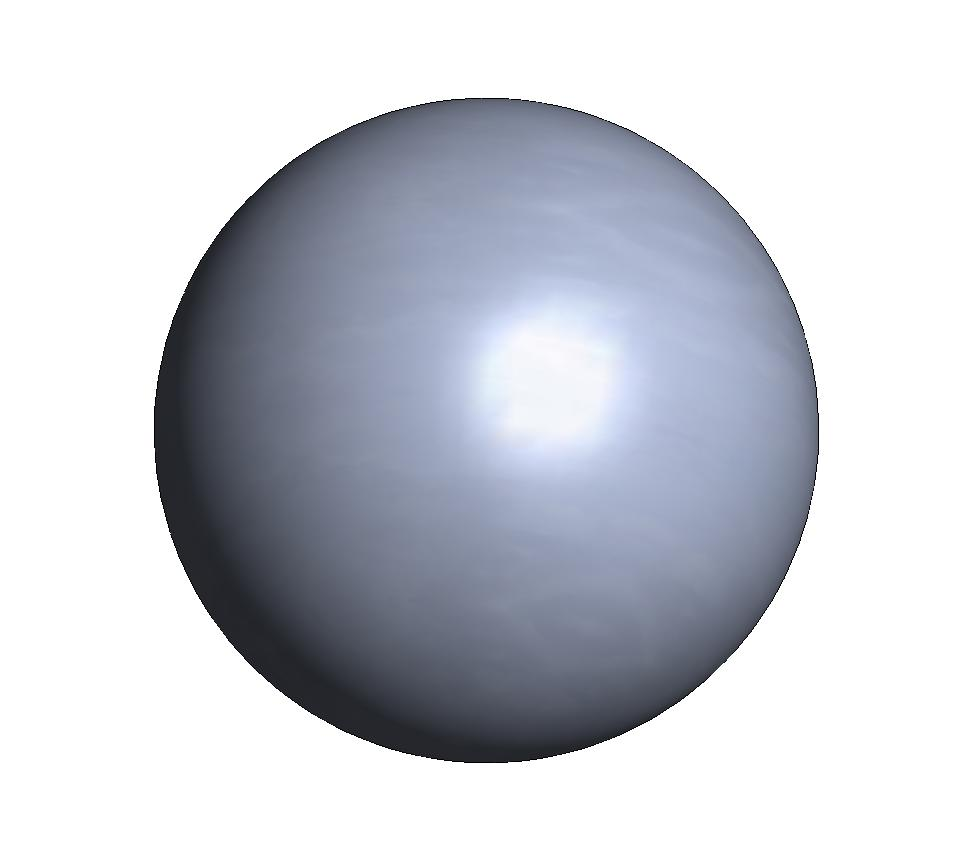
#> input picture ball.jpg, 973 x 861 px
$ python mover-simples.py
#> lines starting #> are read from the running program, lines starting #| are printed output that depends on the picture; after the words box and inside, x2 and y2 are one past the last pixel; in counts of white or black regions, pixels touching at a corner belong together
import cv2
import numpy as np

ball = cv2.imread("ball.jpg")
#> ball is the input picture: shape (861, 973, 3); mean B, G, R 212.3, 204.7, 201.9
ball = cv2.resize(ball, None, fx=0.1, fy=0.1, interpolation = cv2.INTER_LINEAR)
#> ball: shape (86, 97, 3)
rows, cols, channels = ball.shape
#> rows = 86; cols = 97; channels = 3


cap = cv2.VideoCapture(1)


while(True):
    ret, frame = cap.read()
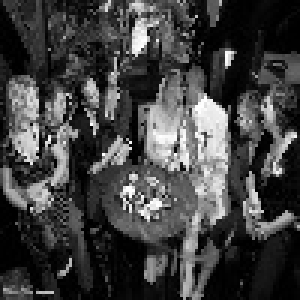
#> input picture cascade/info/0027_0041_0047_0043_0043.jpg, 100 x 100 px, given in place of the camera (shown 3 times larger)
#> frame is the input picture: shape (100, 100, 3); min 0, max 255, mean 65.3
    if ret == False:
        print("Turn on your camera!")

    #roi = frame[0:rows, 0:cols]

    frame_gray = cv2.cvtColor(frame, cv2.COLOR_BGR2GRAY)

    #"Borra" a imagem, mais f[acil pro computador encontrar depois os limiares
    frame_blur = cv2.GaussianBlur(frame_gray, (5, 5), 0)
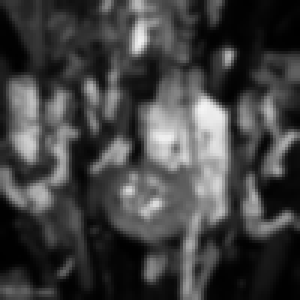
#> frame_blur: shape (100, 100) (shown 3 times larger); min 0, max 244, mean 65.4

    _, thresh1 = cv2.threshold(frame_blur, 20, 255, (cv2.THRESH_BINARY_INV + cv2.THRESH_OTSU))
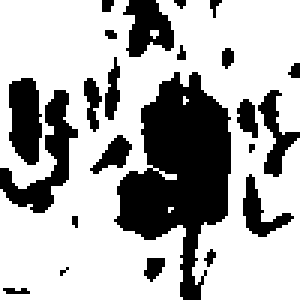
#> thresh1: shape (100, 100) (shown 3 times larger); 68.8% white; 23 black regions (11 under 20 px), largest, box (x1, y1, x2, y2) and area: (38, 24, 77, 100) 1580, (0, 30, 26, 71) 350, (3, 26, 14, 55) 253


    add_image = cv2.add(frame, frame)
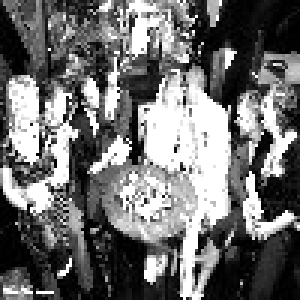
#> add_image: shape (100, 100, 3) (shown 3 times larger); min 0, max 255, mean 110.9

    cv2.imshow("Frame", frame)
    cv2.imshow("Gray", frame_gray)
    cv2.imshow("Blur", frame_blur)
    cv2.imshow("Frame2", add_image)

    cv2.moveWindow("Frame", 0 , 50)
    cv2.moveWindow("Gray", 700, 50)
    cv2.moveWindow("Blur", 1400, 50)


    k = cv2.waitKey(1) & 0xFF
#> (key Esc is pressed here)
    if k == 27:
        break
    else:
        pass

cap.release()
cv2.destroyAllWindows()
